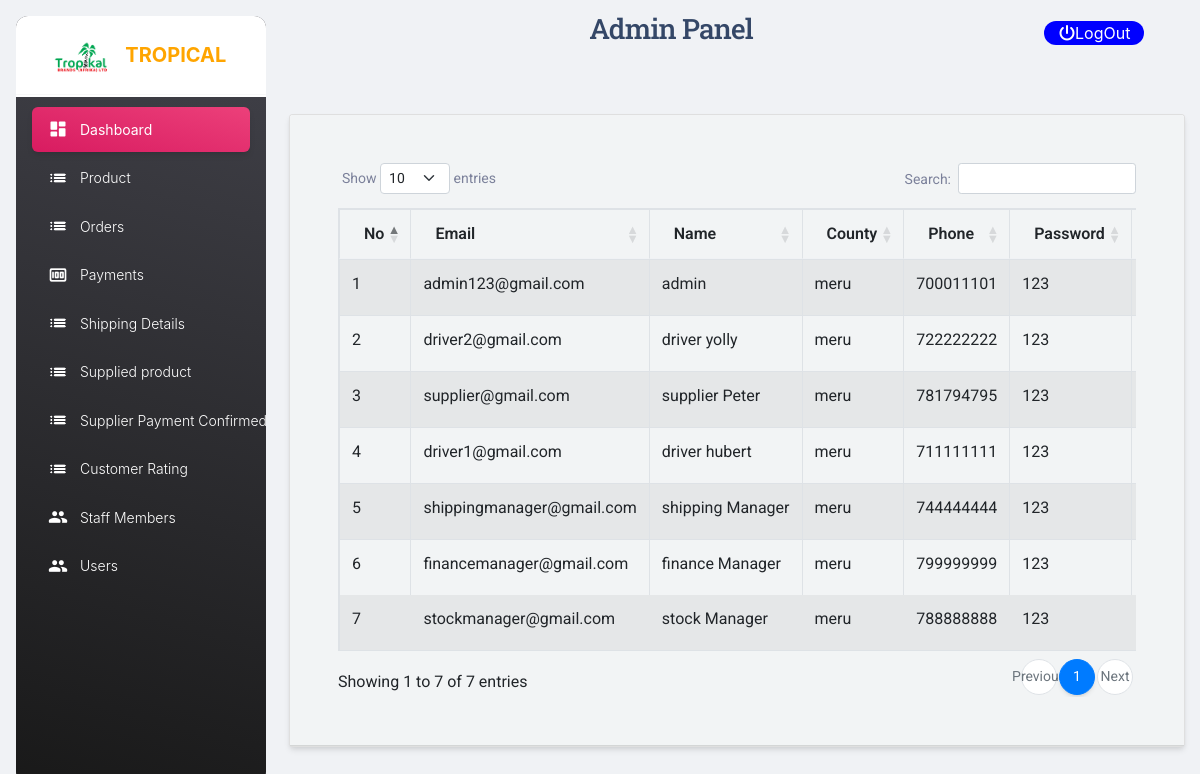
The app's page /staff/Admin/staff.php with its own data.
### tables this page shows
CREATE TABLE `usermember` (
  `id` int(10) NOT NULL,
  `user_type` varchar(20) NOT NULL,
  `email` varchar(255) NOT NULL,
  `name` varchar(255) NOT NULL,
  `county` varchar(255) NOT NULL,
  `phone` int(10) NOT NULL,
  `password` varchar(255) NOT NULL,
  `status` varchar(20) NOT NULL
);

### staff/Admin/staff.php (the view, shortened to what this page needs)
<?php
include("includes/header.php");
?>
<link href="https://cdn.jsdelivr.net/npm/bootstrap@5.2.2/dist/css/bootstrap.min.css" rel="stylesheet">
<link rel="stylesheet" href="https://stackpath.bootstrapcdn.com/bootstrap/4.2.1/css/bootstrap.min.css">
<link rel="stylesheet" href="https://cdn.datatables.net/1.10.18/css/dataTables.bootstrap4.min.css">
<div class="py-5">
<div class="container">
    <div class="row">
        <div class="col-md-12">
            <div class="card">
                <div class="card-header" style="background:#F2F4F5">
                    <div class="card-body">
                        <div class="table-responsive">
                        <table id="mydata" class="table table-striped table-bordered">
                          <thead>
                               <tr>
                                   <th scope="col">No</th>
                                   <th scope="col">Email</th>
                                   <th scope="col">Name</th>
                                   <th scope="col">County</th>
                                   <th scope="col">Phone</th>
                                   <th scope="col">Password</th>
                                   <th scope="col">status</th>
                               </tr>
                          </thead>
                          <?php
                          $query ="SELECT * FROM usermember WHERE NOT user_type='customer' ORDER BY ID DESC";
                          $result = mysqli_query($con, $query);
                          $i = 0;
                          while($row = mysqli_fetch_array($result))
                          {
                            $i++;
                            ?>
                               <tr>
                               <td><?php echo $i ?></td>
                                <td><?php echo $row['email'] ?></td>
                                <td><?php echo $row['name'] ?></td>
                                <td><?php echo $row['county'] ?></td>
                                <td><?php echo $row['phone'] ?></td>
                                <td><?php echo $row['password'] ?></td>
                                <td>
                                </td>
                               </tr>
                            <?php
                          }
                          ?>
                     </table>
                        </div>
                    </div>
                </div>
            </div>
        </div>
    </div>
</div>

### records on screen
usermember: email "admin123@gmail.com", name "admin", county "meru", phone "700011101", password "123"
usermember: email "driver2@gmail.com", name "driver yolly", county "meru", phone "722222222", password "123"
usermember: email "supplier@gmail.com", name "supplier Peter", county "meru", phone "781794795", password "123"
usermember: email "driver1@gmail.com", name "driver hubert", county "meru", phone "711111111", password "123"
usermember: email "shippingmanager@gmail.com", name "shipping Manager", county "meru", phone "744444444", password "123"
usermember: email "financemanager@gmail.com", name "finance Manager", county "meru", phone "799999999", password "123"
usermember: email "stockmanager@gmail.com", name "stock Manager", county "meru", phone "788888888", password "123"
